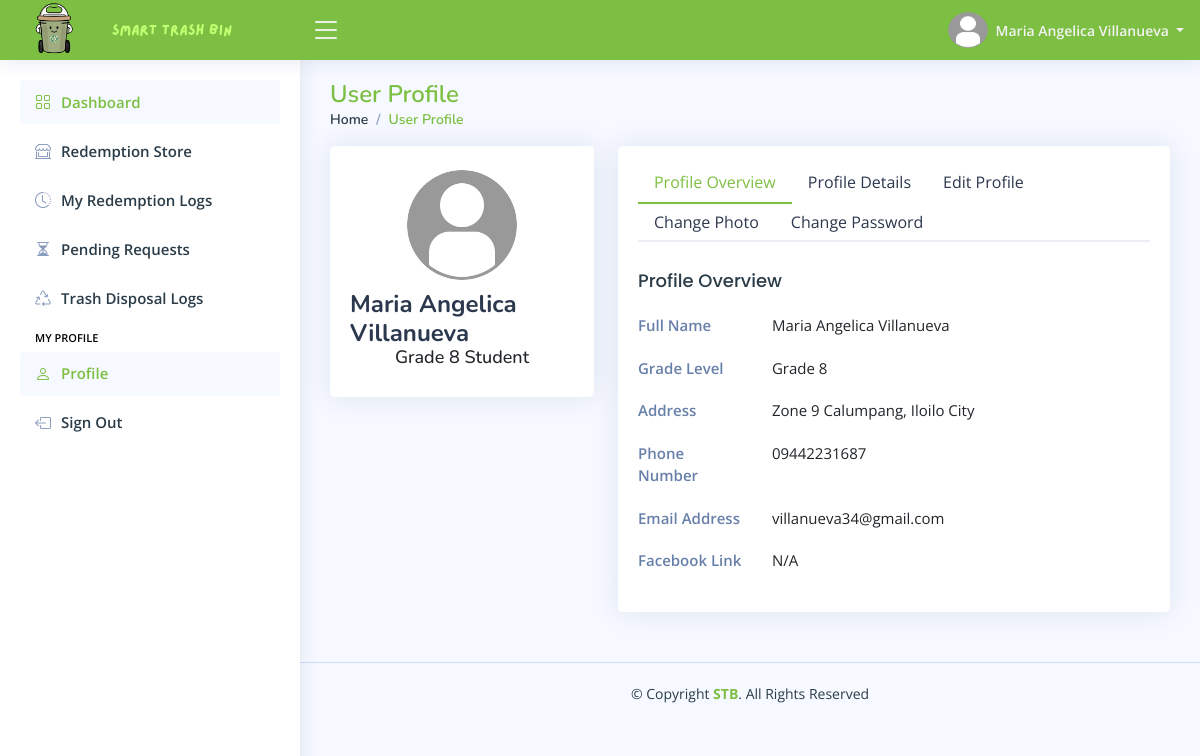
The page /pages/student/home.php?page=user-profile (signed in) on the database its author committed.
### tables this page shows
CREATE TABLE `student_profile_tbl` (
  `tbl_row_id` int(11) NOT NULL,
  `student_lrn` varchar(255) NOT NULL,
  `profile_picture` varchar(255) DEFAULT NULL,
  `date_of_birth` date NOT NULL,
  `gender` enum('Male','Female','Others') DEFAULT 'Others',
  `civil_status` enum('Single','Married','Divorced','Widowed') DEFAULT 'Single',
  `address` varchar(255) NOT NULL,
  `phone_number` varchar(50) NOT NULL,
  `facebook_link` varchar(255) NOT NULL,
  `updated_at` timestamp NOT NULL DEFAULT current_timestamp() ON UPDATE current_timestamp()
);

CREATE TABLE `student_accounts_tbl` (
  `tbl_row_id` int(11) NOT NULL,
  `student_lrn` varchar(255) NOT NULL,
  `student_rfid` varchar(255) DEFAULT NULL,
  `first_name` varchar(100) NOT NULL,
  `middle_name` varchar(100) DEFAULT NULL,
  `last_name` varchar(100) NOT NULL,
  `email_address` varchar(150) NOT NULL,
  `student_password` varchar(255) NOT NULL,
  `role` enum('Student') DEFAULT 'Student',
  `grade_level` enum('Grade 7','Grade 8','Grade 9','Grade 10','Grade 11','Grade 12') DEFAULT NULL,
  `student_points` int(11) NOT NULL DEFAULT 0,
  `reset_password_token` varchar(255) DEFAULT NULL,
  `password_token_expiry` datetime DEFAULT NULL,
  `locked_account` enum('Yes','No') DEFAULT 'No',
  `created_at` timestamp NOT NULL DEFAULT current_timestamp(),
  `updated_at` timestamp NOT NULL DEFAULT current_timestamp() ON UPDATE current_timestamp()
);

### pages/student/pages/user-profile.php (the view, shortened to what this page needs)
<?php
    $active_tab = "overview";
?>
<main id="main" class="main">
    <?php include_once "includes/pagetitle.php"; ?>
    <section class="section profile">
        <div class="row">
            <div class="col-xl-4">
                <div class="card mb-2">
                    <div class="card-body profile-card pt-4 d-flex flex-column align-items-center">
                        <img
                            src="<?php echo htmlspecialchars($file_path . $profile_picture); ?>"
                            alt="Profile Picture"
                            class="rounded-circle"
                            id="profile-preview"
                            width="110" height="110">
                        <h2> <?php echo htmlspecialchars($first_name . " " . $last_name); ?> </h2>
                        <h3> <?php echo htmlspecialchars($grade_level . " " . $role); ?> </h3>
                    </div>
                </div>
            </div>
            <div class="col-xl-8">
                <div class="card">
                    <div class="card-body pt-3">
                        <ul class="nav nav-tabs nav-tabs-bordered">
                            <li class="nav-item">
                                <button class="nav-link <?php echo htmlspecialchars($active_tab === "overview" ? "active" : ""); ?>" data-bs-toggle="tab" data-bs-target="#profile-overview"> Profile Overview </button>
                            </li>
                            <li class="nav-item">
                                <button class="nav-link" data-bs-toggle="tab" data-bs-target="#other-information"> Profile Details </button>
                            </li>
                            <li class="nav-item">
                                <button class="nav-link <?php echo htmlspecialchars($active_tab === "profile" ? "active" : ""); ?>" data-bs-toggle="tab" data-bs-target="#edit-information"> Edit Profile </button>
                            </li>
                            <li class="nav-item">
                                <button class="nav-link <?php echo htmlspecialchars($active_tab === "photo" ? "active" : ""); ?>" data-bs-toggle="tab" data-bs-target="#picture-edit"> Change Photo </button>
                            </li>
                            <li class="nav-item">
                                <button class="nav-link <?php echo htmlspecialchars($active_tab === "password" ? "active" : ""); ?>" data-bs-toggle="tab" data-bs-target="#change-password"> Change Password </button>
                            </li>
                        </ul>
                        <div class="tab-content pt-2">
                            <div class="tab-pane fade <?php echo htmlspecialchars($active_tab === "overview" ? "show active" : ""); ?> profile-overview custom-overview" id="profile-overview">
                                <h5 class="card-title"> Profile Overview </h5>
                                <div class="row">
                                    <div class="col-lg-3 col-md-4 label "> Full Name </div>
                                    <div class="col-lg-9 col-md-8"> <?php echo htmlspecialchars($first_name . " " . $last_name); ?> </div>
                                </div>
                                <div class="row">
                                    <div class="col-lg-3 col-md-4 label"> Grade Level </div>
                                    <div class="col-lg-9 col-md-8"> <?php echo htmlspecialchars($grade_level); ?> </div>
                                </div>
                                <div class="row">
                                    <div class="col-lg-3 col-md-4 label"> Address </div>
                                    <div class="col-lg-9 col-md-8"> <?php echo htmlspecialchars($address); ?> </div>
                                </div>
                                <div class="row">
                                    <div class="col-lg-3 col-md-4 label"> Phone Number </div>
                                    <div class="col-lg-9 col-md-8"> <?php echo htmlspecialchars($phone_number); ?></div>
                                </div>
                                <div class="row">
                                    <div class="col-lg-3 col-md-4 label"> Email Address </div>
                                    <div class="col-lg-9 col-md-8"> <?php echo htmlspecialchars($email_address); ?> </div>
                                </div>
                                <div class="row">
                                    <div class="col-lg-3 col-md-4 label"> Facebook Link </div>
                                    <div class="col-lg-9 col-md-8">
                                        <?php
                                        if (!empty($facebook_link)) {
                                        ?>
                                            <a href="<?php echo htmlspecialchars($facebook_link); ?>" target="_blank">
                                                <?php echo htmlspecialchars($first_name . " " . $last_name); ?>
                                            </a>
                                        <?php
                                        } else {
                                            echo "N/A";
                                        }
                                        ?>
                                    </div>
                                </div>
                            </div>
                        </div>
                    </div>
                </div>
            </div>
        </div>
    </section>
</main>

### pages/student/includes/header.php (shortened to what this page needs)
<header id="header" class="header fixed-top d-flex align-items-center">
    <div class="d-flex align-items-center justify-content-between">
        <a href="home.php" class="logo d-flex align-items-center gap-0">
            <img src="../../assets/global/images/stb-logo.png" alt="Website Logo">
            <img src="../../assets/global/images/stb-name.png" alt="Website Logo">
        </a>
        <i class="bi bi-list toggle-sidebar-btn"></i>
    </div>
    <nav class="header-nav ms-auto">
        <ul class="d-flex align-items-center">
            <li class="nav-item dropdown pe-3">
                <a class="nav-link nav-profile d-flex align-items-center pe-0" href="#" data-bs-toggle="dropdown">
                    <img src="<?php echo htmlspecialchars($file_path . $profile_picture); ?>" alt="Profile Picture" class="rounded-circle" width="40" height="40">
                    <span class="d-none d-md-block dropdown-toggle ps-2"> <?php echo htmlspecialchars($first_name . " " . $last_name); ?> </span>
                </a>
            </li>
        </ul>
    </nav>
</header>

### assets/main/css/styles.css (style rules this page uses)
:root { scroll-behavior: smooth; }
body { font-family: "Open Sans", sans-serif; background: #f6f9ff; color: #444444; }
a { color: #4154f1; text-decoration: none; }
h1, h2, h3, h4, h5, h6 { font-family: "Nunito", sans-serif; }
#main { margin-top: 60px; padding: 20px 30px; transition: all 0.3s; }
.card { margin-bottom: 30px; border: none; border-radius: 5px; box-shadow: 0px 0 30px rgba(1, 41, 112, 0.1); }
.card-title { padding: 20px 0 15px 0; font-size: 18px; font-weight: 500; color: #2b3c49; font-family: "Poppins", sans-serif; }
.card-body { padding: 0 20px 20px 20px; }
.nav-tabs-bordered { border-bottom: 2px solid #ebeef4; }
.nav-tabs-bordered .nav-link { margin-bottom: -2px; border: none; color: #2c384e; }
.nav-tabs-bordered .nav-link.active { background-color: #fff; color: #7CBF42; border-bottom: 2px solid #7CBF42; }
.logo { line-height: 1; font-size: 2rem; color: #f2f2f2; font-weight: bold; }
@media (min-width: 1200px) { .logo { width: 280px; } }
.logo img { width: auto; max-height: 70px; margin: 12px 12px 12px 0; }
.header { transition: all 0.5s; z-index: 997; height: 60px; box-shadow: 0px 2px 20px rgba(1, 41, 112, 0.1); background-color: #7CBF42; padding-left: 20px; }
.header .toggle-sidebar-btn { font-size: 32px; padding-left: 10px; cursor: pointer; color: #f2f2f2; }
.header-nav ul { list-style: none; }
.header-nav>ul { margin: 0; padding: 0; }
.header-nav .nav-profile { color: #f2f2f2; }
.header-nav .nav-profile img { max-height: 36px; }
.header-nav .nav-profile span { font-size: 14px; font-weight: 600; }
@media (min-width: 1200px) { #main, #footer { margin-left: 300px; } }
.profile .profile-card img { max-width: 120px; }
.profile .profile-card h2 { font-size: 24px; font-weight: 700; color: #2c384e; margin: 10px 0 0 0; }
.profile .profile-card h3 { font-size: 18px; }
.profile .profile-overview .row { margin-bottom: 20px; font-size: 15px; }
.profile .profile-overview .card-title { color: #2b3c49; }
.profile .profile-overview .label { font-weight: 600; color: rgba(1, 41, 112, 0.6); }

### rows shown on the page
student_profile_tbl: student_accounts_tbl.first_name+last_name "Maria Angelica Villanueva", student_accounts_tbl.grade_level+role "Grade 8 Student", student_accounts_tbl.grade_level "Grade 8", address "Zone 9 Calumpang, Iloilo City", phone_number "09442231687", student_accounts_tbl.email_address "villanueva34@gmail.com"

### other values the page prints
$page_titles[$page_name] "User Profile"
